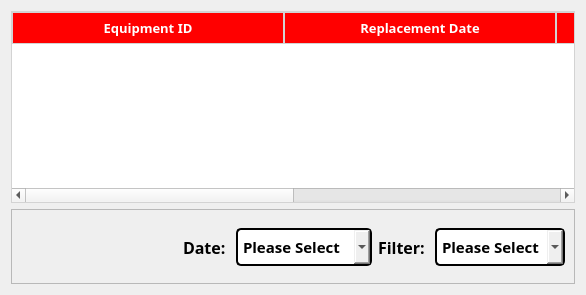
                 <widget class="QWidget" name="ReplacePage">
                  <attribute name="title">
                   <string>Replacements</string>
                  </attribute>
                  <layout class="QGridLayout" name="gridLayout_15">
                   <item row="0" column="0">
                    <widget class="QTableWidget" name="replace_table">
                     <property name="styleSheet">
                      <string notr="true">QTableWidget {
    border: 1px solid #d3d3d3;
    gridline-color: #ccc;
}

QHeaderView::section {
    background-color: rgb(255, 0, 0);
    padding: 4px;
    border: 1px solid #d3d3d3;
}

QTableWidget::item {
    padding: 5px;
}

QTableWidget::item:selected {
    background-color: #87cefa;
    color: rgb(255, 255, 255);
}</string>
                     </property>
                     <attribute name="horizontalHeaderDefaultSectionSize">
                      <number>272</number>
                     </attribute>
                     <column>
                      <property name="text">
                       <string>Equipment ID</string>
                      </property>
                      <property name="font">
                       <font>
                        <family>Nunito ExtraBold</family>
                        <pointsize>10</pointsize>
                        <weight>75</weight>
                        <bold>true</bold>
                       </font>
                      </property>
                      <property name="foreground">
                       <brush brushstyle="SolidPattern">
                        <color alpha="255">
                         <red>255</red>
                         <green>255</green>
                         <blue>255</blue>
                        </color>
                       </brush>
                      </property>
                     </column>
                     <column>
                      <property name="text">
                       <string>Replacement Date</string>
                      </property>
                      <property name="font">
                       <font>
                        <family>Nunito ExtraBold</family>
                        <pointsize>10</pointsize>
                        <weight>75</weight>
                        <bold>true</bold>
                       </font>
                      </property>
                      <property name="textAlignment">
                       <set>AlignCenter</set>
                      </property>
                      <property name="foreground">
                       <brush brushstyle="SolidPattern">
                        <color alpha="255">
                         <red>255</red>
                         <green>255</green>
                         <blue>255</blue>
                        </color>
                       </brush>
                      </property>
                     </column>
                     <column>
                      <property name="text">
                       <string>Borrower ID</string>
                      </property>
                      <property name="font">
                       <font>
                        <family>Nunito ExtraBold</family>
                        <pointsize>10</pointsize>
                        <weight>75</weight>
                        <bold>true</bold>
                       </font>
                      </property>
                      <property name="foreground">
                       <brush brushstyle="SolidPattern">
                        <color alpha="255">
                         <red>255</red>
                         <green>255</green>
                         <blue>255</blue>
                        </color>
                       </brush>
                      </property>
                     </column>
                     <column>
                      <property name="text">
                       <string>Quantity</string>
                      </property>
                      <property name="font">
                       <font>
                        <family>Nunito ExtraBold</family>
                        <pointsize>10</pointsize>
                        <weight>75</weight>
                        <bold>true</bold>
                       </font>
                      </property>
                      <property name="foreground">
                       <brush brushstyle="SolidPattern">
                        <color alpha="255">
                         <red>255</red>
                         <green>255</green>
                         <blue>255</blue>
                        </color>
                       </brush>
                      </property>
                     </column>
                    </widget>
                   </item>
                   <item row="1" column="0">
                    <widget class="QFrame" name="button_frame_replace">
                     <property name="minimumSize">
                      <size>
                       <width>0</width>
                       <height>50</height>
                      </size>
                     </property>
                     <property name="maximumSize">
                      <size>
                       <width>16777215</width>
                       <height>16777215</height>
                      </size>
                     </property>
                     <property name="frameShape">
                      <enum>QFrame::StyledPanel</enum>
                     </property>
                     <property name="frameShadow">
                      <enum>QFrame::Raised</enum>
                     </property>
                     <layout class="QGridLayout" name="gridLayout_11">
                      <item row="0" column="0" rowspan="3">
                       <widget class="QToolButton" name="arrow_left_replace">
                        <property name="styleSheet">
                         <string notr="true">#arrow_left_replace {
    border: none;
    border-radius: 30px;        /* Makes it round (for 60x60 button) */
    padding: 10px;
}

#arrow_left_replace::pressed {
    background-color:rgb(202, 202, 202);
}</string>
                        </property>
                        <property name="text">
                         <string/>
                        </property>
                        <property name="icon">
                         <iconset>
                          <normaloff>../compressed/arrowleft1.svg</normaloff>../compressed/arrowleft1.svg</iconset>
                        </property>
                        <property name="iconSize">
                         <size>
                          <width>32</width>
                          <height>32</height>
                         </size>
                        </property>
                       </widget>
                      </item>
                      <item row="0" column="1" rowspan="3">
                       <widget class="QToolButton" name="arrow_right_replace">
                        <property name="styleSheet">
                         <string notr="true">#arrow_right_replace {
    border: none;
    border-radius: 30px;        /* Makes it round (for 60x60 button) */
    padding: 10px;
}

#arrow_right_replace::pressed {
    background-color:rgb(202, 202, 202);
}</string>
                        </property>
                        <property name="text">
                         <string/>
                        </property>
                        <property name="icon">
                         <iconset>
                          <normaloff>../compressed/arrowright.svg</normaloff>../compressed/arrowright.svg</iconset>
                        </property>
                        <property name="iconSize">
                         <size>
                          <width>32</width>
                          <height>32</height>
                         </size>
                        </property>
                       </widget>
                      </item>
                      <item row="1" column="6">
                       <spacer name="horizontalSpacer_8">
                        <property name="orientation">
                         <enum>Qt::Horizontal</enum>
                        </property>
                        <property name="sizeHint" stdset="0">
                         <size>
                          <width>40</width>
                          <height>20</height>
                         </size>
                        </property>
                       </spacer>
                      </item>
                      <item row="1" column="7">
                       <widget class="QLabel" name="Date_text_replace">
                        <property name="font">
                         <font>
                          <family>Nunito ExtraBold</family>
                          <pointsize>12</pointsize>
                          <weight>75</weight>
                          <bold>true</bold>
                         </font>
                        </property>
                        <property name="styleSheet">
                         <string notr="true"/>
                        </property>
                        <property name="text">
                         <string>Date: </string>
                        </property>
                       </widget>
                      </item>
                      <item row="1" column="8">
                       <widget class="QComboBox" name="Date_box_replace">
                        <property name="sizePolicy">
                         <sizepolicy hsizetype="Fixed" vsizetype="Fixed">
                          <horstretch>0</horstretch>
                          <verstretch>0</verstretch>
                         </sizepolicy>
                        </property>
                        <property name="minimumSize">
                         <size>
                          <width>130</width>
                          <height>30</height>
                         </size>
                        </property>
                        <property name="maximumSize">
                         <size>
                          <width>16777215</width>
                          <height>16777215</height>
                         </size>
                        </property>
                        <property name="font">
                         <font>
                          <family>Nunito ExtraBold</family>
                          <pointsize>11</pointsize>
                          <weight>75</weight>
                          <bold>true</bold>
                         </font>
                        </property>
                        <property name="styleSheet">
                         <string notr="true">QComboBox {
    border: 2px solid black;
    border-radius: 5px;
    padding: 5px;
}

QComboBox::hover {
    border: 2px solid #cc0000;
}


</string>
                        </property>
                        <property name="currentText">
                         <string>Please Select</string>
                        </property>
                        <property name="frame">
                         <bool>false</bool>
                        </property>
                        <item>
                         <property name="text">
                          <string>Please Select</string>
                         </property>
                        </item>
                        <item>
                         <property name="text">
                          <string>Last Hour</string>
                         </property>
                        </item>
                        <item>
                         <property name="text">
                          <string>Last 3 Hours</string>
                         </property>
                        </item>
                        <item>
                         <property name="text">
                          <string>Last 24 Hours</string>
                         </property>
                        </item>
                        <item>
                         <property name="text">
                          <string>Last Week</string>
                         </property>
                        </item>
                        <item>
                         <property name="text">
                          <string>Last Month</string>
                         </property>
                        </item>
                        <item>
                         <property name="text">
                          <string>Last 3 Months</string>
                         </property>
                        </item>
                        <item>
                         <property name="text">
                          <string>Last 6 Months</string>
                         </property>
                        </item>
                       </widget>
                      </item>
                      <item row="1" column="9">
                       <widget class="QLabel" name="Filter_text_replace">
                        <property name="font">
                         <font>
                          <family>Nunito ExtraBold</family>
                          <pointsize>12</pointsize>
                          <weight>75</weight>
                          <bold>true</bold>
                         </font>
                        </property>
                        <property name="text">
                         <string>Filter: </string>
                        </property>
                       </widget>
                      </item>
                      <item row="1" column="10">
                       <widget class="QComboBox" name="Filter_box_replace">
                        <property name="sizePolicy">
                         <sizepolicy hsizetype="Fixed" vsizetype="Fixed">
                          <horstretch>0</horstretch>
                          <verstretch>0</verstretch>
                         </sizepolicy>
                        </property>
                        <property name="minimumSize">
                         <size>
                          <width>130</width>
                          <height>30</height>
                         </size>
                        </property>
                        <property name="maximumSize">
                         <size>
                          <width>16777215</width>
                          <height>16777215</height>
                         </size>
                        </property>
                        <property name="font">
                         <font>
                          <family>Nunito ExtraBold</family>
                          <pointsize>11</pointsize>
                          <weight>75</weight>
                          <bold>true</bold>
                         </font>
                        </property>
                        <property name="styleSheet">
                         <string notr="true">QComboBox {
    border: 2px solid black;
    border-radius: 5px;
    padding: 5px;
}

QComboBox::hover {
    border: 2px solid #cc0000;
}


</string>
                        </property>
                        <property name="currentText">
                         <string>Please Select</string>
                        </property>
                        <property name="frame">
                         <bool>false</bool>
                        </property>
                        <item>
                         <property name="text">
                          <string>Please Select</string>
                         </property>
                        </item>
                       </widget>
                      </item>
                     </layout>
                    </widget>
                   </item>
                  </layout>
                 </widget>
